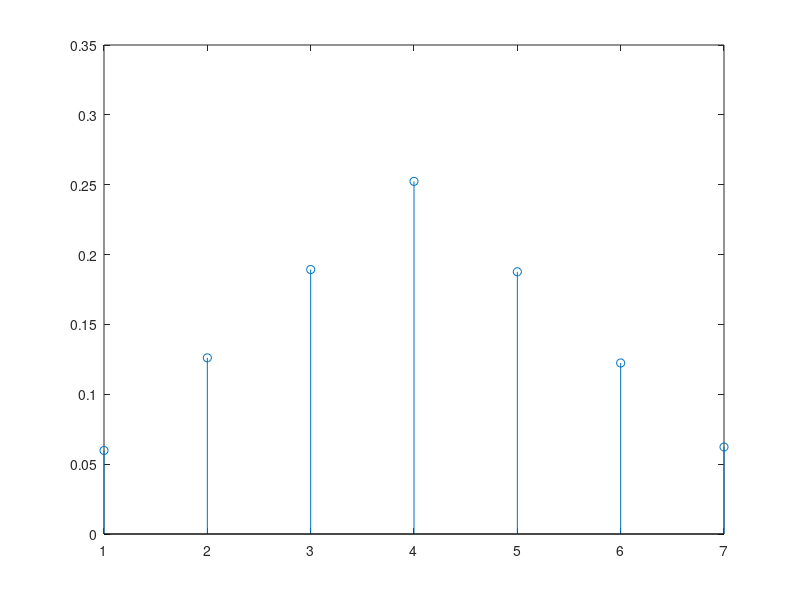

Here is the MATLAB script that generated this plot: (Note: this script raises an error after producing the figure.)
% CODE: 322

% NOME: 
% NO. MEC.: 

% EXERCÍCIO 1
% Considere um processo aleatório que gera dois números: o primeiro número
% de 1 a 4 (com todos os valores igualmente prováveis) e o segundo número
% de 5 a 8 (com todos os valores também igualmente prováveis).
% Seja X a variável aleatória que representa o segundo número menos o
% primeiro número.
% (a) (3.0 valores) Estime por simulação (usando 10000 simulações) a função
%     massa de probabilidade da variável aleatória X e apresente-a num
%     gráfico do tipo stem.

N = 10000;
X1 = randi(4, [1, N]); % Primeiro numero randi(1 ate 4, numa matriz [1,1000])
X2 = randi(4, [1, N])+4; % Segundo numero randi(1 ate 4, numa matriz [1, 1000] + 4 para ser numeros de 1 a 5)
X = X2-X1; % Variavel aleatoria

labels = 1:7; % so podemos obter 7 valores diferentes de X2-X1 
massa_prob = zeros(1, length(labels)); % funcao massa_prob matriz de zeros 1 a 7, que vai levar com a prob de cada um
for i=labels % de 1 ate 7 
    massa_prob(i) = sum(X == i)/N; % massa prob(i) = nr de vezes que esse numero esta presente na matriz X a dividir pelo total
end

stem(labels, massa_prob) % faz o grafico stem das probabilidades, em que X é os valores e Y as prob

% (b) (2.0 valores) Com base na função massa de probabilidade estimada,
%     estime o valor esperado, a variância e o desvio padrão da variável
%     aleatória X.

valor_esperado = sum(labels*massa_prob'); 
var = sum((labels.^2).*massa_prob) - valor_esperado^2; 
despadr = sqrt(var);
fprintf("1. b) E[X] = %d; Var(X) = %d; desvio padrão = %d\n", valor_esperado, var, despadr)

% (c) (2.0 valores) Determine o valor teórico da probabilidade de X ser
%     menor que 2, sabendo que o segundo número é 5.

% P("X < 2" | "X2 == 5") = P("X == 1" | "X2 == 5")
% X = X2-X1 <=> 5-1 = X1 <=> X1 = 4 (apenas um caso em 4)
fprintf("1. c) 1/4\n")

% EXERCÍCIO 2
% Considere um sistema com 3 estados (1, 2 e 3) modelado por uma cadeia de
% Markov com a matriz de transição de estados T seguinte.

T= [0.2 0.4 0.1
    0.4 0   0.1
    0.4 0.6 0.8];

% (a) (3.0 valores) Qual a probabilidade de o sistema, começando no
%     estado 3, estar no estado 2 após 5 transições?
T5 = T^5;
fprintf("2 a) %d\n", T5(2,3))

%estado_final = [0;0;1];
%for i = 1:5
%    estado_final = T*estado_final;
%end

% (b) (2.0 valores) Qual a probabilidade de o sistema, começando no
%     estado 1, manter-se no estado 1 nas 3 primeiras transições?
prob1 = 1;
Ttemp = T;
for i=1:3
    prob1 = prob1 * Ttemp(1, 1);
    Ttemp = Ttemp * T;
end
fprintf("2 b) %d\n", prob1)





% EXERCÍCIO 3
% Considere um conjunto de 5 páginas web (A, B, C, D e E) com os hyperlinks
% seguintes entre eles:
% A -> B , B -> C , B -> D , D -> E
%
% (3.0 valores) Determine o pagerank de cada página web ao fim de 10
% iterações assumindo beta = 0.8 e resolvendo primeiro problemas que
% possam existir de 'spider traps' e/ou 'dead-ends'.


H= [0   0   1/5 0   1/5
    1   0   1/5 0   1/5
    0   1/2 1/5 0   1/5
    0   1/2 1/5 0   1/5
    0   0   1/5 1   1/5];

b = .8;
N = length(H);
ranks = ones(N, 1)*1/N;

A = b*H + (1-b)*(1/N);

for i=1:10
    ranks = A*ranks;
end

% EXERCÍCIO 4
% Considere as 2 funções no fim deste script que implementam duas das
% funcionalidades necessárias à implementação de um filtro de Bloom.
% Considere também os dois conjuntos de chaves seguintes:

CH1= {'Aníbal','Carlota','Eduardo','Francisco','Luis','Mário','Vera'};
CH2= {'Bernardo','Daniel','Orlando','Paulo'};

% (a) (3.0 valores) Desenvolva a função que falta para, com as funções
%     fornecidas, ter todas as funcionalidades necessárias à implementação
%     de um filtro de Bloom.
% (b) (2.0 valores) Desenvolva um script que (i) crie um filtro de Bloom
%     de comprimento 50 baseado em 5 funções de dispersão com as
%     chaves de CH1, (ii) teste a pertença das chaves de CH1 no filtro de
%     Bloom criado e (iii) verifique se as chaves de CH2 pertencem ao
%     filtro de Bloom. 

k=5;
BF = Init(50);
for i=1:length(CH1)
    BF = AddElement(BF, CH1{i}, k);
    fprintf("%s adicionado\n", CH1{i})
end
for i=1:length(CH1)
    fprintf("%s pertence: %d\n", CH1{i},  VerifyElementBelongs(BF, CH1{i}, k))
end
for i=1:length(CH2)
    fprintf("%s pertence: %d\n", CH2{i},  VerifyElementBelongs(BF, CH2{i}, k))
end

function BF= Init(n)
    BF= zeros(1,n);
end

function BF= AddElement(BF,key,k)
    h= 127;
    chave= double(key);
    n= length(BF);
    for i= 1:length(chave)
        h= mod(31*h+chave(i),2^32-1);
    end
    for i= k:-1:1
        h= mod(31*h+i,2^32-1);
        BF(mod(h,n)+1)= 1;
    end
end

function belongs= VerifyElementBelongs(BF,key,k)
    h= 127;
    chave= double(key);
    n= length(BF);
    for i= 1:length(chave)
        h= mod(31*h+chave(i),2^32-1);
    end
    belongs = 1;
    for i=k:-1:1
        h= mod(31*h+i,2^32-1);
        
        if BF(mod(h,n)+1) ~= 1
            belongs = 0;
            break;
        end
    end
end
